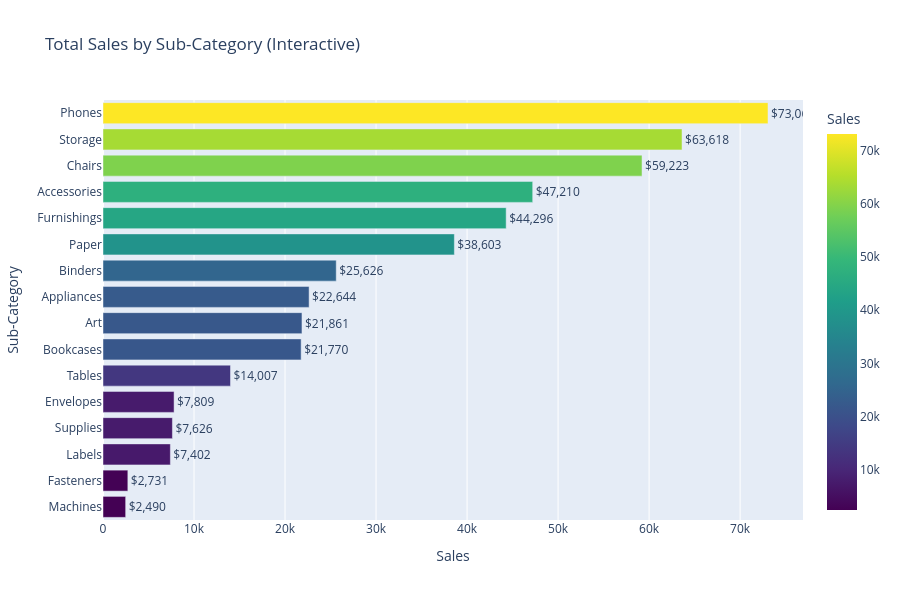

Notebook code for this chart:
### Code cell
# Cell 14: Interactive Plotly Chart
subcategory_sales = df.groupby('Sub-Category', observed=True)['Sales'].sum().reset_index()
subcategory_sales = subcategory_sales.sort_values('Sales', ascending=True)

fig = px.bar(subcategory_sales, 
             x='Sales', 
             y='Sub-Category',
             orientation='h',
             title='Total Sales by Sub-Category (Interactive)',
             color='Sales',
             color_continuous_scale='Viridis',
             text='Sales')

fig.update_traces(texttemplate='$%{text:,.0f}', textposition='outside')
fig.update_layout(height=600, showlegend=False)
fig.write_html('../reports/interactive_chart.html')
fig.show()
print("✅ Saved to reports/interactive_chart.html")

### Figure 1 — Plotly figure (JSON) as saved in the notebook; plotly's stock layout.template omitted (floating-point values rounded to 4 significant figures)
{"data": [{"hovertemplate": "Sales=%{marker.color}<br>Sub-Category=%{y}<extra></extra>", "legendgroup": "", "marker": {"color": [2490.0, 2731.0, 7402.0, 7626.0, 7809.0, 14010.0, 21770.0, 21860.0, 22640.0, 25630.0, 38600.0, 44300.0, 47210.0, 59220.0, 63620.0, 73060.0], "coloraxis": "coloraxis", "pattern": {"shape": ""}}, "name": "", "orientation": "h", "showlegend": false, "text": [2490.0, 2731.0, 7402.0, 7626.0, 7809.0, 14010.0, 21770.0, 21860.0, 22640.0, 25630.0, 38600.0, 44300.0, 47210.0, 59220.0, 63620.0, 73060.0], "textposition": "outside", "x": [2490.0, 2731.0, 7402.0, 7626.0, 7809.0, 14010.0, 21770.0, 21860.0, 22640.0, 25630.0, 38600.0, 44300.0, 47210.0, 59220.0, 63620.0, 73060.0], "xaxis": "x", "y": ["Machines", "Fasteners", "Labels", "Supplies", "Envelopes", "Tables", "Bookcases", "Art", "Appliances", "Binders", "Paper", "Furnishings", "Accessories", "Chairs", "Storage", "Phones"], "yaxis": "y", "type": "bar", "texttemplate": "$%{text:,.0f}"}], "layout": {"xaxis": {"anchor": "y", "domain": [0.0, 1.0], "title": {"text": "Sales"}}, "yaxis": {"anchor": "x", "domain": [0.0, 1.0], "title": {"text": "Sub-Category"}}, "coloraxis": {"colorbar": {"title": {"text": "Sales"}}, "colorscale": [[0.0, "#440154"], [0.1111, "#482878"], [0.2222, "#3e4989"], [0.3333, "#31688e"], [0.4444, "#26828e"], [0.5556, "#1f9e89"], [0.6667, "#35b779"], [0.7778, "#6ece58"], [0.8889, "#b5de2b"], [1.0, "#fde725"]], "autocolorscale": false}, "legend": {"tracegroupgap": 0}, "title": {"text": "Total Sales by Sub-Category (Interactive)"}, "barmode": "relative", "height": 600, "showlegend": false}}
